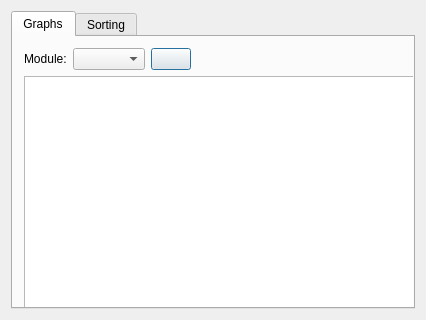
<?xml version="1.0" encoding="UTF-8"?>
<ui version="4.0">
 <class>MetamodelsRes</class>
 <widget class="QDialog" name="MetamodelsRes">
  <property name="geometry">
   <rect>
    <x>0</x>
    <y>0</y>
    <width>426</width>
    <height>320</height>
   </rect>
  </property>
  <property name="windowTitle">
   <string>Dialog</string>
  </property>
  <layout class="QGridLayout" name="gridLayout">
   <item row="0" column="0">
    <widget class="QTabWidget" name="graphs">
     <property name="currentIndex">
      <number>0</number>
     </property>
     <widget class="QWidget" name="tab">
      <attribute name="title">
       <string>Graphs</string>
      </attribute>
      <widget class="QWidget" name="layoutWidget">
       <property name="geometry">
        <rect>
         <x>11</x>
         <y>11</y>
         <width>391</width>
         <height>261</height>
        </rect>
       </property>
       <layout class="QVBoxLayout" name="verticalLayout">
        <item>
         <layout class="QHBoxLayout" name="horizontalLayout">
          <item>
           <widget class="QLabel" name="label">
            <property name="text">
             <string>Module:</string>
            </property>
           </widget>
          </item>
          <item>
           <widget class="QComboBox" name="moduleNum"/>
          </item>
          <item>
           <widget class="QPushButton" name="pushButton">
            <property name="text">
             <string/>
            </property>
            <property name="icon">
             <iconset resource="resources.qrc">
              <normaloff>:/pics/pics/save.png</normaloff>:/pics/pics/save.png</iconset>
            </property>
           </widget>
          </item>
          <item>
           <spacer name="horizontalSpacer">
            <property name="orientation">
             <enum>Qt::Horizontal</enum>
            </property>
            <property name="sizeHint" stdset="0">
             <size>
              <width>40</width>
              <height>20</height>
             </size>
            </property>
           </spacer>
          </item>
         </layout>
        </item>
        <item>
         <widget class="QGraphicsView" name="graph"/>
        </item>
       </layout>
      </widget>
     </widget>
     <widget class="QWidget" name="tab_2">
      <attribute name="title">
       <string>Sorting</string>
      </attribute>
      <layout class="QHBoxLayout" name="horizontalLayout_2">
       <item>
        <widget class="QTableWidget" name="table">
         <column>
          <property name="text">
           <string>Simulation</string>
          </property>
         </column>
         <column>
          <property name="text">
           <string>Metamodel</string>
          </property>
         </column>
         <column>
          <property name="text">
           <string>Without penalty</string>
          </property>
         </column>
        </widget>
       </item>
      </layout>
     </widget>
    </widget>
   </item>
  </layout>
 </widget>
 <resources>
  <include location="resources.qrc"/>
 </resources>
 <connections>
  <connection>
   <sender>moduleNum</sender>
   <signal>currentIndexChanged(int)</signal>
   <receiver>MetamodelsRes</receiver>
   <slot>Paint()</slot>
   <hints>
    <hint type="sourcelabel">
     <x>112</x>
     <y>54</y>
    </hint>
    <hint type="destinationlabel">
     <x>119</x>
     <y>-10</y>
    </hint>
   </hints>
  </connection>
  <connection>
   <sender>pushButton</sender>
   <signal>clicked()</signal>
   <receiver>MetamodelsRes</receiver>
   <slot>Save()</slot>
   <hints>
    <hint type="sourcelabel">
     <x>173</x>
     <y>55</y>
    </hint>
    <hint type="destinationlabel">
     <x>212</x>
     <y>159</y>
    </hint>
   </hints>
  </connection>
 </connections>
 <slots>
  <slot>Paint()</slot>
  <slot>Save()</slot>
 </slots>
</ui>
